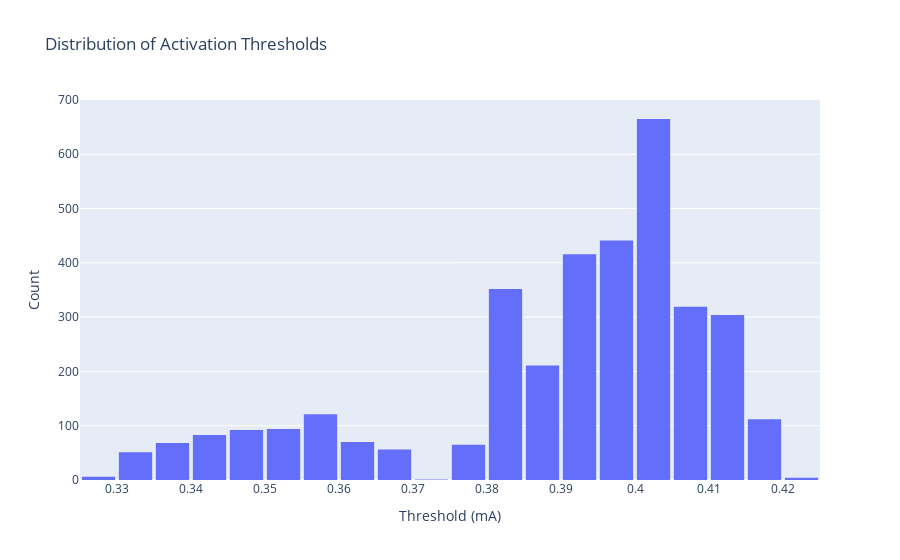

This figure's notebook cell:
### Code cell
# Visualize the distribution of thresholds

fig = px.histogram(threshold_data, x='threshold', nbins=20, title='Distribution of Activation Thresholds')
fig.update_layout(
    xaxis_title='Threshold (mA)',
    yaxis_title='Count',
    bargap=0.1
)
fig.show()

### Figure 1 — Plotly figure (JSON) as saved in the notebook; plotly's stock layout.template omitted (floating-point values rounded to 4 significant figures; data arrays with more than 128 entries replaced by an {"elided": "..."} marker saying what was removed)
{"data": [{"bingroup": "x", "hovertemplate": "threshold=%{x}<br>count=%{y}<extra></extra>", "legendgroup": "", "marker": {"color": "#636efa", "pattern": {"shape": ""}}, "name": "", "nbinsx": 20, "orientation": "v", "showlegend": false, "type": "histogram", "x": {"elided": "3531 float values"}, "xaxis": "x", "yaxis": "y"}], "layout": {"bargap": 0.1, "barmode": "relative", "legend": {"tracegroupgap": 0}, "title": {"text": "Distribution of Activation Thresholds"}, "xaxis": {"anchor": "y", "domain": [0, 1], "title": {"text": "Threshold (mA)"}}, "yaxis": {"anchor": "x", "domain": [0, 1], "title": {"text": "Count"}}}}
